Frame 1 (no input): blank canvas, image omitted
Frame 60 (the mouse pressed at the canvas centre just before this capture): blank canvas, image omitted
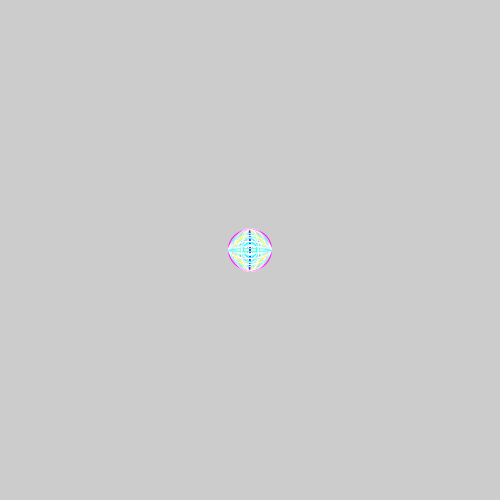
Frame 120 (the mouse held since frame 60 and released just before this capture)

The Processing sketch whose frames 1 and 60 were blank and that drew this single picture after the mouse press (run headless with seeded random() and noise(); from frame 60 on, the mouse is pressed at the canvas centre):

// Processing sketch: processing_171997
// ── processing_171997.pde

void setup () {
  size (500, 500);
}

void draw() {

  if (mousePressed == true) {
    noFill();
    stroke(random(1000), random(1000), random(1000));
    ellipse(mouseX, mouseY, random(45), random(45));
  }
  
}
